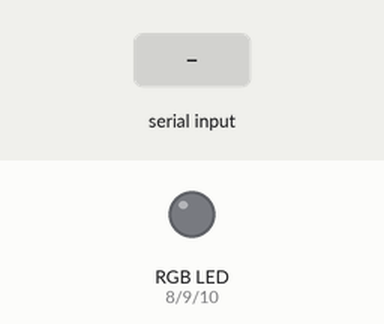
Simulated run of this sketch. Board: Arduino Uno, built with avr-gcc and run on an emulated ATmega328P. Shown: an RGB LED mixed from three pins (HIGH = lit). The test bench sets the inputs (shaded band). EEPROM starts erased.

Above: at 1.2 s.
1.3 s: "90,45,200\n" received over Serial
At 2.2 s:
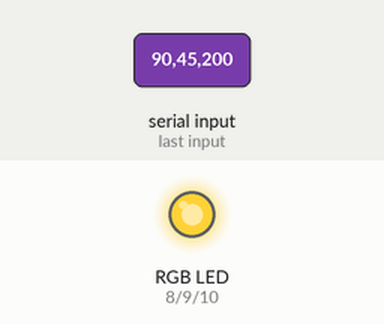
Timing chart, 0 to 4.3 s (numbered marks = the images above; inputs shaded):
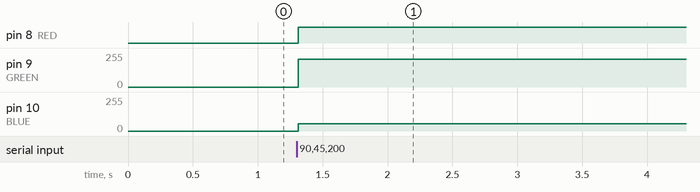

Measured:
- after the input at 1.3 s, pin 8 (RED): LOW → HIGH at once; pin 9 (GREEN): 0/255 → 210/255 at once; pin 10 (BLUE): 0/255 → 55/255 at once

The sketch:

SimpleRGB.ino
```cpp
#define EEPROM_SUPPORT 1
#define DEBUG 0

#include <EEPROM.h>

const int RED = 8;
const int GREEN = 9;
const int BLUE = 10;

int last_r = 255;
int last_g = 255;
int last_b = 255;

void UpdateColors(int r, int g, int b)
{
    analogWrite(RED, 255 - r);
    analogWrite(GREEN, 255 - g);
    analogWrite(BLUE, 255 - b);
}

int Sanitize(int input)
{
    if (input == 0)
    {
        return -1;
    }
    if (input == -1)
    {
        return 0;
    }
    return input;
}

void setup()
{
    Serial.begin(9600);
    pinMode(RED, OUTPUT);
    pinMode(GREEN, OUTPUT);
    pinMode(BLUE, OUTPUT);

#if EEPROM_SUPPORT
    last_r = EEPROM.read(0);
    last_g = EEPROM.read(1);
    last_b = EEPROM.read(2);
#endif

#if DEBUG
    Serial.println(last_r);
    Serial.println(last_g);
    Serial.println(last_b);
#endif

    analogWrite(RED, 255 - last_r);
    analogWrite(GREEN, 255 - last_g);
    analogWrite(BLUE, 255 - last_b);
}

void loop()
{
    if (Serial.available() == 0)
    {
        return;
    }

    int r = Sanitize(Serial.parseInt());
    int g = Sanitize(Serial.parseInt());
    int b = Sanitize(Serial.parseInt());

    if (r == -1 || g == -1 || b == -1)
    {
        return;
    }

    if (r != last_r || g != last_g || g != last_b)
    {
        UpdateColors(r, g, b);

        last_r = r;
        last_g = g;
        last_b = b;

#if DEBUG
        Serial.println(last_r);
        Serial.println(last_g);
        Serial.println(last_b);
#endif

#if EEPROM_SUPPORT
        EEPROM.write(0, r - 256);
        EEPROM.write(1, g - 256);
        EEPROM.write(2, b - 256);
#endif
    }
}
```
